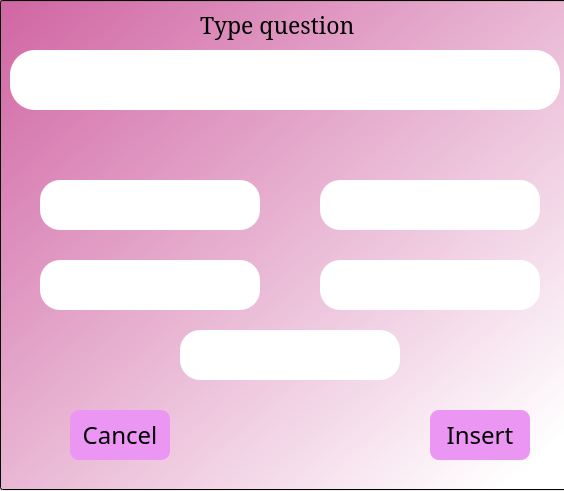
<?xml version="1.0" encoding="UTF-8"?>
<ui version="4.0">
 <class>Dialog</class>
 <widget class="QDialog" name="Dialog">
  <property name="geometry">
   <rect>
    <x>0</x>
    <y>0</y>
    <width>564</width>
    <height>491</height>
   </rect>
  </property>
  <property name="windowTitle">
   <string>New Questions</string>
  </property>
  <widget class="QLineEdit" name="lineEdit">
   <property name="geometry">
    <rect>
     <x>0</x>
     <y>0</y>
     <width>570</width>
     <height>490</height>
    </rect>
   </property>
   <property name="styleSheet">
    <string notr="true">background-color: qlineargradient(spread:pad, x1:0.0248052, y1:0.011, x2:0.955039, y2:0.926, stop:0 rgba(209, 104, 165, 255), stop:1 rgba(255, 255, 255, 255));</string>
   </property>
   <property name="readOnly">
    <bool>true</bool>
   </property>
  </widget>
  <widget class="QLabel" name="label">
   <property name="geometry">
    <rect>
     <x>200</x>
     <y>0</y>
     <width>180</width>
     <height>50</height>
    </rect>
   </property>
   <property name="font">
    <font>
     <family>MS Serif</family>
     <pointsize>17</pointsize>
    </font>
   </property>
   <property name="text">
    <string>Type question</string>
   </property>
  </widget>
  <widget class="QLineEdit" name="t1">
   <property name="geometry">
    <rect>
     <x>10</x>
     <y>50</y>
     <width>550</width>
     <height>60</height>
    </rect>
   </property>
   <property name="font">
    <font>
     <pointsize>12</pointsize>
    </font>
   </property>
   <property name="styleSheet">
    <string notr="true">border-radius:25px;</string>
   </property>
  </widget>
  <widget class="QLineEdit" name="t2">
   <property name="geometry">
    <rect>
     <x>40</x>
     <y>180</y>
     <width>220</width>
     <height>50</height>
    </rect>
   </property>
   <property name="font">
    <font>
     <pointsize>12</pointsize>
    </font>
   </property>
   <property name="styleSheet">
    <string notr="true">border-radius:20px;</string>
   </property>
  </widget>
  <widget class="QLineEdit" name="t3">
   <property name="geometry">
    <rect>
     <x>320</x>
     <y>180</y>
     <width>220</width>
     <height>50</height>
    </rect>
   </property>
   <property name="font">
    <font>
     <pointsize>12</pointsize>
    </font>
   </property>
   <property name="styleSheet">
    <string notr="true">border-radius:20px;</string>
   </property>
  </widget>
  <widget class="QLineEdit" name="t5">
   <property name="geometry">
    <rect>
     <x>320</x>
     <y>260</y>
     <width>220</width>
     <height>50</height>
    </rect>
   </property>
   <property name="font">
    <font>
     <pointsize>12</pointsize>
    </font>
   </property>
   <property name="styleSheet">
    <string notr="true">border-radius:20px;</string>
   </property>
  </widget>
  <widget class="QLineEdit" name="t4">
   <property name="geometry">
    <rect>
     <x>40</x>
     <y>260</y>
     <width>220</width>
     <height>50</height>
    </rect>
   </property>
   <property name="font">
    <font>
     <pointsize>12</pointsize>
    </font>
   </property>
   <property name="styleSheet">
    <string notr="true">border-radius:20px;
</string>
   </property>
  </widget>
  <widget class="QPushButton" name="btn1">
   <property name="geometry">
    <rect>
     <x>70</x>
     <y>410</y>
     <width>100</width>
     <height>50</height>
    </rect>
   </property>
   <property name="font">
    <font>
     <family>Mongolian Baiti</family>
     <pointsize>18</pointsize>
    </font>
   </property>
   <property name="styleSheet">
    <string notr="true">QPushButton{
	background-color: rgb(236, 150, 243);
border-radius:9px;}
QPushButton:hover{
	color: rgb(255, 255, 255);}
</string>
   </property>
   <property name="text">
    <string>Cancel</string>
   </property>
  </widget>
  <widget class="QLineEdit" name="t6">
   <property name="geometry">
    <rect>
     <x>180</x>
     <y>330</y>
     <width>220</width>
     <height>50</height>
    </rect>
   </property>
   <property name="font">
    <font>
     <pointsize>12</pointsize>
    </font>
   </property>
   <property name="styleSheet">
    <string notr="true">border-radius:20px;</string>
   </property>
  </widget>
  <widget class="QPushButton" name="btn2">
   <property name="geometry">
    <rect>
     <x>430</x>
     <y>410</y>
     <width>100</width>
     <height>50</height>
    </rect>
   </property>
   <property name="font">
    <font>
     <family>Mongolian Baiti</family>
     <pointsize>18</pointsize>
    </font>
   </property>
   <property name="styleSheet">
    <string notr="true">QPushButton{
	background-color: rgb(236, 150, 243);
border-radius:9px;}
QPushButton:hover{
	color: rgb(255, 255, 255);}
</string>
   </property>
   <property name="text">
    <string>Insert</string>
   </property>
  </widget>
 </widget>
 <resources/>
 <connections/>
</ui>
